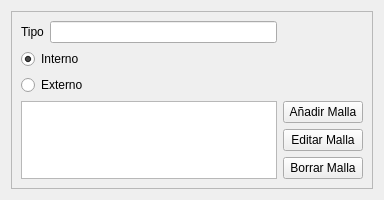
                    <widget class="QWidget" name="tabMallas_2">
                     <attribute name="title">
                      <string>Mallas</string>
                     </attribute>
                     <layout class="QGridLayout" name="gridLayout_25">
                      <item row="0" column="0" colspan="2">
                       <widget class="QFrame" name="formularioMallaMod">
                        <property name="frameShape">
                         <enum>QFrame::StyledPanel</enum>
                        </property>
                        <property name="frameShadow">
                         <enum>QFrame::Raised</enum>
                        </property>
                        <layout class="QGridLayout" name="gridLayout_27">
                         <item row="0" column="0">
                          <widget class="QLabel" name="lblTipo_3">
                           <property name="text">
                            <string>Tipo</string>
                           </property>
                          </widget>
                         </item>
                         <item row="0" column="1">
                          <widget class="QLineEdit" name="leTipoMallaMod"/>
                         </item>
                         <item row="1" column="0" colspan="2">
                          <widget class="QRadioButton" name="rbInterno_2">
                           <property name="text">
                            <string>Interno</string>
                           </property>
                           <property name="checked">
                            <bool>true</bool>
                           </property>
                          </widget>
                         </item>
                         <item row="2" column="0" colspan="2">
                          <widget class="QRadioButton" name="rbExternoMod">
                           <property name="text">
                            <string>Externo</string>
                           </property>
                          </widget>
                         </item>
                         <item row="3" column="0" rowspan="3" colspan="2">
                          <widget class="QTableView" name="viewMalla"/>
                         </item>
                         <item row="3" column="2">
                          <widget class="QPushButton" name="pbAniadirMallaMod">
                           <property name="text">
                            <string>Añadir Malla</string>
                           </property>
                          </widget>
                         </item>
                         <item row="4" column="2">
                          <widget class="QPushButton" name="pbEditarMallaMod">
                           <property name="text">
                            <string>Editar Malla</string>
                           </property>
                          </widget>
                         </item>
                         <item row="5" column="2">
                          <widget class="QPushButton" name="pbBorrarMallaMod">
                           <property name="text">
                            <string>Borrar Malla</string>
                           </property>
                          </widget>
                         </item>
                        </layout>
                       </widget>
                      </item>
                     </layout>
                    </widget>
